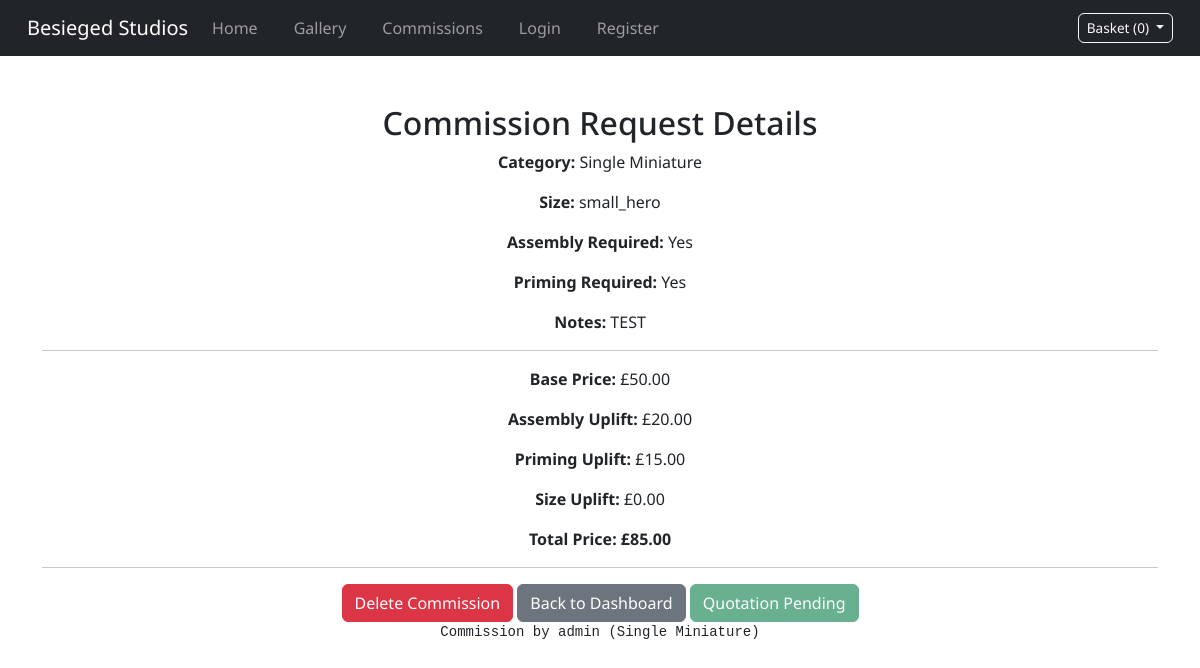
Screenshot of /commissions/quote/9/ with the database file from the repository.
### commissions/models.py (models this page shows)
class CommissionQuote(models.Model):
    CATEGORY_CHOICES = [
        ('single_mini', 'Single Miniature'),
        ('squad', 'Squad'),
        ('colossal', 'Colossal Vehicle/Monster'),
        ('terrain', 'Terrain'),
    ]
    STATUS_CHOICES = [
        ('ready', 'Ready to Checkout'),
        ('pending', 'Pending Manual Quote'),
    ]
    user = models.ForeignKey(User, on_delete=models.CASCADE)
    category = models.CharField(max_length=20, choices=CATEGORY_CHOICES)
    size_option = models.CharField(max_length=50, blank=True)
    assembly_required = models.BooleanField(default=False)
    priming_required = models.BooleanField(default=False)
    base_price = models.DecimalField(max_digits=6, decimal_places=2)
    assembly_cost = models.DecimalField(max_digits=6, decimal_places=2)
    priming_cost = models.DecimalField(max_digits=6, decimal_places=2, default=0)
    size_uplift = models.DecimalField(max_digits=6, decimal_places=2, default=0)
    total_price = models.DecimalField(max_digits=6, decimal_places=2, null=True, blank=True)
    image = models.ImageField(upload_to='commission_uploads/', blank=True, null=True)
    notes = models.TextField(blank=True)
    status = models.CharField(max_length=10, choices=STATUS_CHOICES, default='ready')
    created_at = models.DateTimeField(auto_now_add=True)
    def __str__(self):
        return f"Commission by {self.user} ({self.get_category_display()})"

### commissions/views.py (the view)
# urls.py: path('quote/<int:pk>/', CommissionQuoteDetailView.as_view(), name='commissions_detail'),
class CommissionQuoteDetailView(DetailView):
    model = CommissionQuote
    template_name = 'commissions/commissions_detail.html'
    context_object_name = 'commission'
    def get_context_data(self, **kwargs):
        context = super().get_context_data(**kwargs)
        print(f"Commission context: {context}")  # Add this to debug the context being passed
        return context

### basket/context_processors.py (called while the page is built, shortened)
def basket_context(request):
    basket = request.session.get("basket", {})
    basket_items = []
    return {
        "basket_count": sum(item["quantity"] for item in basket_items),
        "basket_items": basket_items,
    }

### commissions/templates/commissions/commissions_detail.html (shortened to what this page needs)
{% extends 'base.html' %}
{% block content %}
<div class="container my-5">
    <h2>Commission Request Details</h2>
    <p><strong>Category:</strong> {{ commission.get_category_display }}</p>
    <p><strong>Size:</strong> {{ commission.size_option }}</p>
    <p><strong>Assembly Required:</strong> {{ commission.assembly_required|yesno:"Yes,No" }}</p>
    <p><strong>Priming Required:</strong> {{ commission.priming_required|yesno:"Yes,No" }}</p>
    <p><strong>Notes:</strong> {{ commission.notes }}</p>
    <hr>
    <p><strong>Base Price:</strong> £{{ commission.base_price }}</p>
    <p><strong>Assembly Uplift:</strong> £{{ commission.assembly_cost }}</p>
    <p><strong>Priming Uplift:</strong> £{{ commission.priming_cost }}</p>
    <p><strong>Size Uplift:</strong> £{{ commission.size_uplift }}</p>
    {% if commission.total_price == 0 %}
        <p><strong>Total Price:</strong> <strong>Pending</strong></p>
    {% else %}
        <p><strong>Total Price:</strong> <strong>£{{ commission.total_price }}</strong></p>
    {% endif %}
    <hr>
    <a href="{% url 'commissions:delete_commission' commission.pk %}" class="btn btn-danger">Delete Commission</a>
    <a href="{% url 'dashboard:dashboard' %}" class="btn btn-secondary">Back to Dashboard</a>
    {% if commission.staus == "ready" %}
        <a href="{% url 'commissions:add_to_basket' commission.pk %}" class="btn btn-success">Add to Basket</a>
    {% else %}
        <a class="btn btn-success disabled">Quotation Pending</a>
    {% endif %}
    <pre>{{ commission }}</pre>
</div>
{% endblock %}

### static/css/base.css (style rules this page uses)
body { font-family: "Noto Sans", sans-serif; }
.container { text-align: center; margin-top: 50px; }

### rows the page displays
CommissionQuote: category "Single Miniature", size_option "small_hero", assembly_required "Yes", priming_required "Yes", notes "TEST", base_price "50.00", assembly_cost "20.00", priming_cost "15.00", size_uplift "0.00", total_price "85.00", user+category "Commission by admin (Single Miniature)"

### other values shown
{{ basket_items|length }} "0"
